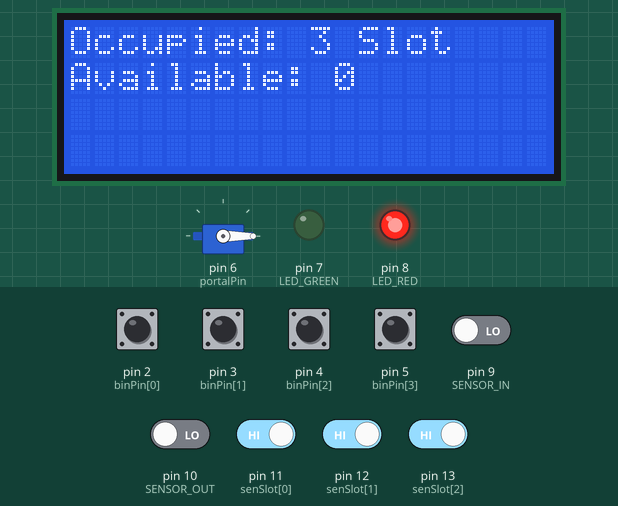
Bench run of a sketch on a simulated Arduino Uno, built with avr-gcc and run on an emulated ATmega328P. Shown: servo, 20×4 character LCD, output pins drawn as LEDs (lit = HIGH). The inputs (shaded band) are chosen by the test bench; at power-on: pin 2 (binPin[0]), pin 3 (binPin[1]), pin 4 (binPin[2]), pin 5 (binPin[3]), pin 11 (senSlot[0]), pin 12 (senSlot[1]), pin 13 (senSlot[2]) HIGH, pin 9 (SENSOR_IN), pin 10 (SENSOR_OUT) LOW. What the sketch prints to the serial monitor is not drawn.

Above: at 1.2 s.
1.3 s: pin 10 (SENSOR_OUT) driven HIGH
At 3.2 s:
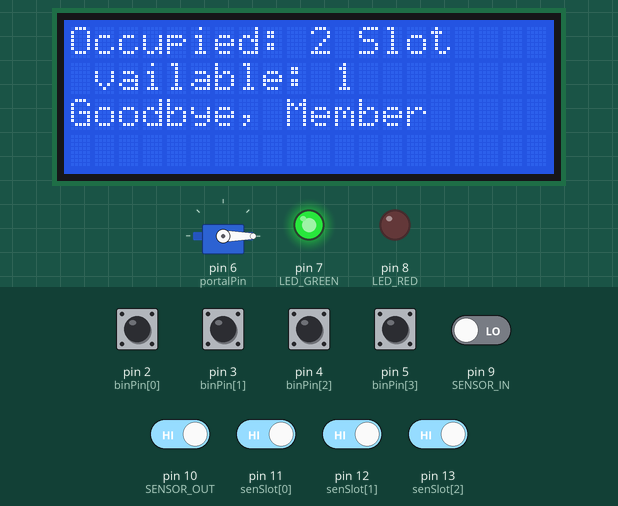
3.6 s: pin 11 (senSlot[0]) driven LOW
At 6.5 s:
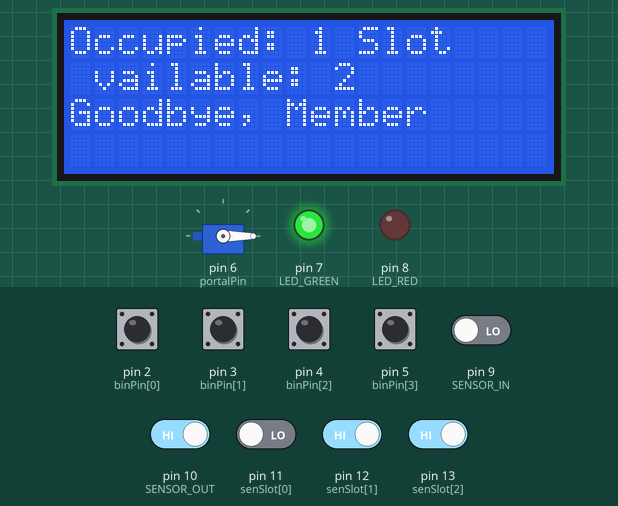
6.8 s: pin 12 (senSlot[1]) driven LOW
At 9.6 s:
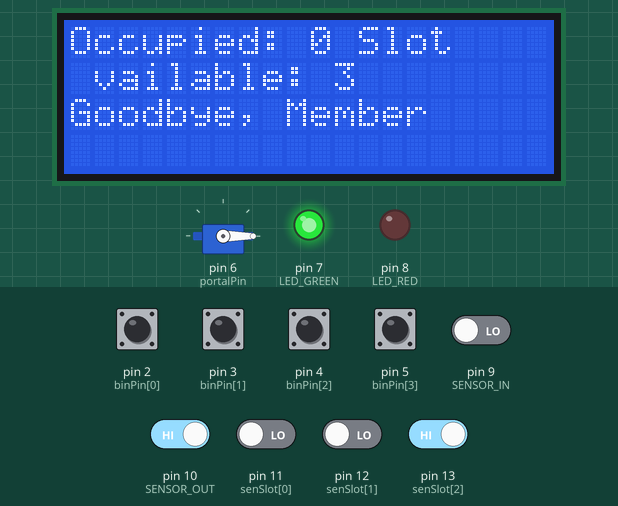
9.9 s: pin 9 (SENSOR_IN) driven HIGH
13.1 s: pin 13 (senSlot[2]) driven LOW
At 15.5 s:
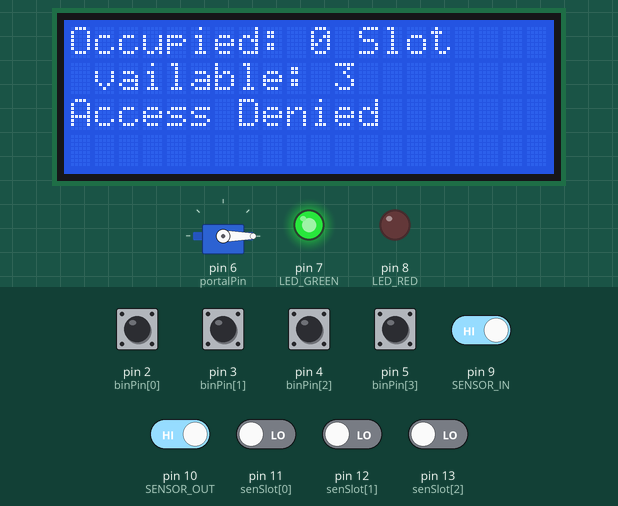
16.3 s: pin 13 (senSlot[2]) driven HIGH
At 18.3 s:
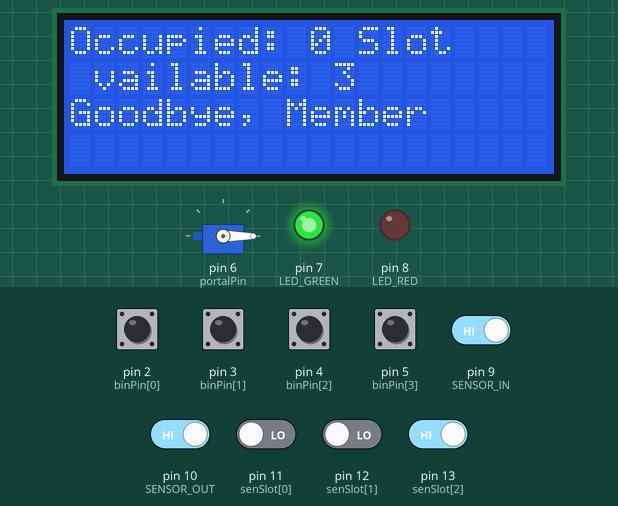
Timing chart, 0 to 19.8 s (numbered marks = the images above; inputs shaded):
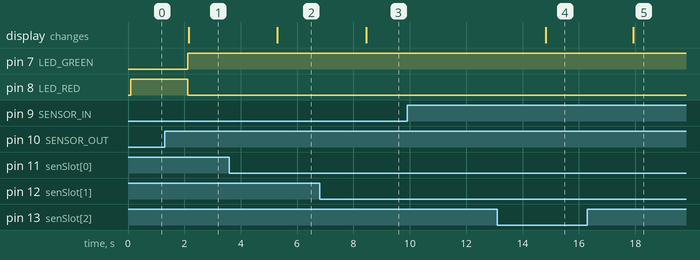

The sketch:

sketch_nov09b.ino
```cpp
#include <Wire.h>
#include <LiquidCrystal_I2C.h>
LiquidCrystal_I2C lcd(0x27, 20, 4);

#include <Servo.h>
Servo portalServo;

uint8_t binPin[4] = {2, 3, 4, 5};
uint8_t portalPin = 6;
uint8_t LED_GREEN = 7;
uint8_t LED_RED = 8;

uint8_t SENSOR_IN = 9;
uint8_t SENSOR_OUT = 10;

uint8_t jumlahSlot = 3;
uint8_t senSlot[3] = {11, 12, 13};
bool slotStatus[3];

const int IdValid[] = {0b0001, 0b0010, 0b0011, 0b0100, 0b0101};
String namaId[] = {"user1", "user2", "user3", "user4", "user5"};

unsigned long portalOpenTime = 0;
const unsigned long portalDelay = 5000;

void setup() {
    Serial.begin(9600);

    for(int i = 0; i < 4; i++){
      pinMode(binPin[i], INPUT_PULLUP);
    }
    for(int i = 0; i < 3; i++){
      pinMode(senSlot[i], INPUT_PULLUP);
    }
    pinMode(LED_GREEN, OUTPUT);
    pinMode(LED_RED, OUTPUT);
    pinMode(SENSOR_IN, INPUT);
    pinMode(SENSOR_OUT, INPUT);

    portalServo.attach(portalPin);
    portalServo.write(0);

    lcd.begin();
    lcd.backlight();

    updateSlotStatus();
    updateStatus();
}

void loop() {
    int memberID = readBinaryInput();

    if (digitalRead(SENSOR_IN) == HIGH) {
        if (isMemberValid(memberID)) {
            int availableSlot = findAvailableSlot();
            if (availableSlot != -1) {
                portalState(true);
                slotStatus[availableSlot] = true;
                updateStatus();
                lcd.setCursor(0, 2);
                lcd.print("Welcome, Member: ");
                lcd.print(memberID, BIN);
                Serial.println("Member masuk");
            } else {
                lcd.setCursor(0, 2);
                lcd.print("Parking Full!        ");
                Serial.println("Parking full");
            }
        } else {
            lcd.setCursor(0, 2);
            lcd.print("Access Denied        ");
            Serial.println("Access Denied");
        }
    }

    if (digitalRead(SENSOR_OUT) == HIGH) {
        int occupiedSlot = findOccupiedSlot();
        if (occupiedSlot != -1) {
            slotStatus[occupiedSlot] = false;
            updateStatus();
            portalState(false);
            lcd.setCursor(0, 2);
            lcd.print("Goodbye, Member      ");
            Serial.println("Member keluar");
        }
    }

    if (portalOpenTime != 0 && (millis() - portalOpenTime >= portalDelay)) {
        portalState(false);
    }

    updateSlotStatus();

    delay(1000);
}

int readBinaryInput() {
    int b0 = digitalRead(binPin[0]);
    int b1 = digitalRead(binPin[1]);
    int b2 = digitalRead(binPin[2]);
    int b3 = digitalRead(binPin[3]);

    int binaryValue = (b3 << 3) | (b2 << 2) | (b1 << 1) | b0;
    Serial.print("Binary Value: ");
    Serial.println(binaryValue, BIN);

    return binaryValue;
}

bool isMemberValid(int memberID) {
    for (int i = 0; i < sizeof(IdValid) / sizeof(IdValid[0]); i++) {
        if (memberID == IdValid[i]) {
            return true;
        }
    }
    return false;
}

void portalState(bool stat) {
  if (stat){
    portalServo.write(90);
    portalOpenTime = millis();
  }else{
    portalServo.write(0);
    portalOpenTime = 0;
  }
}


void updateStatus() {
    int occupiedSlots = 0;
    for (int i = 0; i < jumlahSlot; i++) {
        if (slotStatus[i]) occupiedSlots++;
    }

    lcd.clear();
    lcd.setCursor(0, 0);
    lcd.print("Occupied: ");
    lcd.print(occupiedSlots);
    lcd.print(" Slot ");
    lcd.setCursor(0, 1);
    lcd.print("Available: ");
    lcd.print(jumlahSlot - occupiedSlots);

    if (occupiedSlots < jumlahSlot) {
        digitalWrite(LED_GREEN, HIGH);
        digitalWrite(LED_RED, LOW);
    } else {
        digitalWrite(LED_GREEN, LOW);
        digitalWrite(LED_RED, HIGH);
    }
}

void updateSlotStatus() {
    slotStatus[0] = digitalRead(senSlot[0]) == HIGH;
    slotStatus[1] = digitalRead(senSlot[1]) == HIGH;
    slotStatus[2] = digitalRead(senSlot[2]) == HIGH;
}

int findAvailableSlot() {
    for (int i = 0; i < jumlahSlot; i++) {
        if (!slotStatus[i]) return i;
    }
    return -1;
}

int findOccupiedSlot() {
    for (int i = 0; i < jumlahSlot; i++) {
        if (slotStatus[i]) return i;
    }
    return -1;
}
```

Measured:
- after the input at 1.3 s, pin 7 (LED_GREEN): LOW → HIGH after 0.83 s; pin 8 (LED_RED): HIGH → LOW after 0.83 s; the display: changes after 0.85 s (image 1)
- after the input at 3.6 s, the display: changes after 1.7 s (image 2)
- after the input at 6.8 s, the display: changes after 1.7 s (image 3)
- after the input at 9.9 s, every drawn part: stays the same
- after the input at 13.1 s, the display: changes after 1.7 s (image 4)
- after the input at 16.3 s, the display: changes after 1.6 s (image 5)
